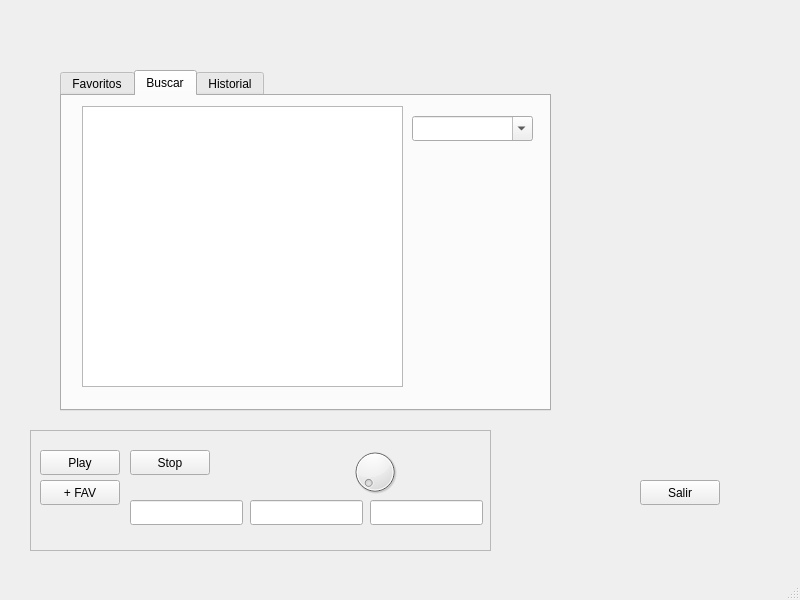
<?xml version="1.0" encoding="UTF-8"?>
<ui version="4.0">
 <class>MainWindow</class>
 <widget class="QMainWindow" name="MainWindow">
  <property name="geometry">
   <rect>
    <x>0</x>
    <y>0</y>
    <width>800</width>
    <height>600</height>
   </rect>
  </property>
  <property name="windowTitle">
   <string>MainWindow</string>
  </property>
  <widget class="QWidget" name="centralwidget">
   <widget class="QPushButton" name="salirPushButton">
    <property name="geometry">
     <rect>
      <x>640</x>
      <y>480</y>
      <width>80</width>
      <height>25</height>
     </rect>
    </property>
    <property name="text">
     <string>Salir</string>
    </property>
   </widget>
   <widget class="QFrame" name="frame">
    <property name="geometry">
     <rect>
      <x>30</x>
      <y>430</y>
      <width>461</width>
      <height>121</height>
     </rect>
    </property>
    <property name="frameShape">
     <enum>QFrame::StyledPanel</enum>
    </property>
    <property name="frameShadow">
     <enum>QFrame::Raised</enum>
    </property>
    <widget class="QPushButton" name="playPushButton">
     <property name="geometry">
      <rect>
       <x>10</x>
       <y>20</y>
       <width>80</width>
       <height>25</height>
      </rect>
     </property>
     <property name="text">
      <string>Play</string>
     </property>
    </widget>
    <widget class="QPushButton" name="stopPushButton">
     <property name="geometry">
      <rect>
       <x>100</x>
       <y>20</y>
       <width>80</width>
       <height>25</height>
      </rect>
     </property>
     <property name="text">
      <string>Stop</string>
     </property>
    </widget>
    <widget class="QDial" name="volumeDial">
     <property name="geometry">
      <rect>
       <x>320</x>
       <y>10</y>
       <width>50</width>
       <height>64</height>
      </rect>
     </property>
    </widget>
    <widget class="QPushButton" name="favPushButton">
     <property name="geometry">
      <rect>
       <x>10</x>
       <y>50</y>
       <width>80</width>
       <height>25</height>
      </rect>
     </property>
     <property name="text">
      <string>+ FAV</string>
     </property>
    </widget>
    <widget class="QLineEdit" name="subtitleLineEdit">
     <property name="geometry">
      <rect>
       <x>100</x>
       <y>70</y>
       <width>113</width>
       <height>25</height>
      </rect>
     </property>
    </widget>
    <widget class="QLineEdit" name="titleLineEdit">
     <property name="geometry">
      <rect>
       <x>220</x>
       <y>70</y>
       <width>113</width>
       <height>25</height>
      </rect>
     </property>
    </widget>
    <widget class="QLineEdit" name="tagLineEdit">
     <property name="geometry">
      <rect>
       <x>340</x>
       <y>70</y>
       <width>113</width>
       <height>25</height>
      </rect>
     </property>
    </widget>
   </widget>
   <widget class="QTabWidget" name="tabWidget">
    <property name="geometry">
     <rect>
      <x>60</x>
      <y>70</y>
      <width>491</width>
      <height>341</height>
     </rect>
    </property>
    <property name="tabShape">
     <enum>QTabWidget::Rounded</enum>
    </property>
    <property name="currentIndex">
     <number>1</number>
    </property>
    <widget class="QWidget" name="favoritosTab">
     <attribute name="title">
      <string>Favoritos</string>
     </attribute>
     <widget class="QTableWidget" name="favoritosTableWidget">
      <property name="geometry">
       <rect>
        <x>30</x>
        <y>10</y>
        <width>371</width>
        <height>291</height>
       </rect>
      </property>
     </widget>
     <widget class="QPushButton" name="quitarFavPushButton">
      <property name="geometry">
       <rect>
        <x>409</x>
        <y>50</y>
        <width>71</width>
        <height>25</height>
       </rect>
      </property>
      <property name="text">
       <string>- FAV</string>
      </property>
     </widget>
     <widget class="QPushButton" name="upPushButton">
      <property name="geometry">
       <rect>
        <x>410</x>
        <y>90</y>
        <width>61</width>
        <height>25</height>
       </rect>
      </property>
      <property name="text">
       <string>up</string>
      </property>
     </widget>
     <widget class="QPushButton" name="downPushButton">
      <property name="geometry">
       <rect>
        <x>410</x>
        <y>120</y>
        <width>61</width>
        <height>25</height>
       </rect>
      </property>
      <property name="text">
       <string>down</string>
      </property>
     </widget>
    </widget>
    <widget class="QWidget" name="buscarTab">
     <attribute name="title">
      <string>Buscar</string>
     </attribute>
     <widget class="QTableWidget" name="buscarTableWidget">
      <property name="geometry">
       <rect>
        <x>20</x>
        <y>10</y>
        <width>321</width>
        <height>281</height>
       </rect>
      </property>
     </widget>
     <widget class="QComboBox" name="buscarComboBox">
      <property name="geometry">
       <rect>
        <x>350</x>
        <y>20</y>
        <width>121</width>
        <height>25</height>
       </rect>
      </property>
      <property name="editable">
       <bool>true</bool>
      </property>
     </widget>
    </widget>
    <widget class="QWidget" name="historialTab">
     <attribute name="title">
      <string>Historial</string>
     </attribute>
     <widget class="QTableWidget" name="historialTableWidget">
      <property name="geometry">
       <rect>
        <x>10</x>
        <y>10</y>
        <width>471</width>
        <height>291</height>
       </rect>
      </property>
     </widget>
    </widget>
   </widget>
  </widget>
  <widget class="QMenuBar" name="menubar">
   <property name="geometry">
    <rect>
     <x>0</x>
     <y>0</y>
     <width>800</width>
     <height>22</height>
    </rect>
   </property>
  </widget>
  <widget class="QStatusBar" name="statusbar"/>
 </widget>
 <resources/>
 <connections/>
</ui>
